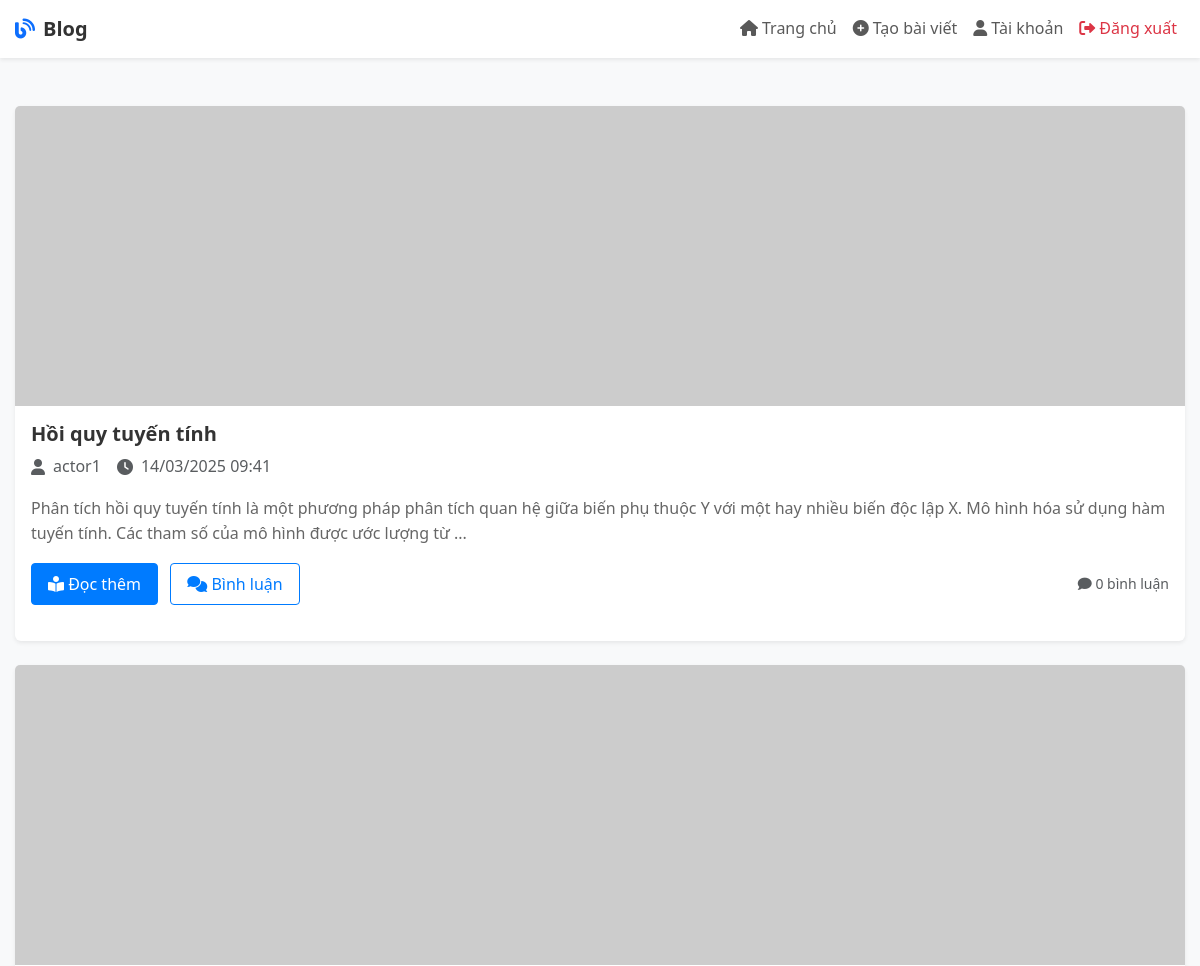
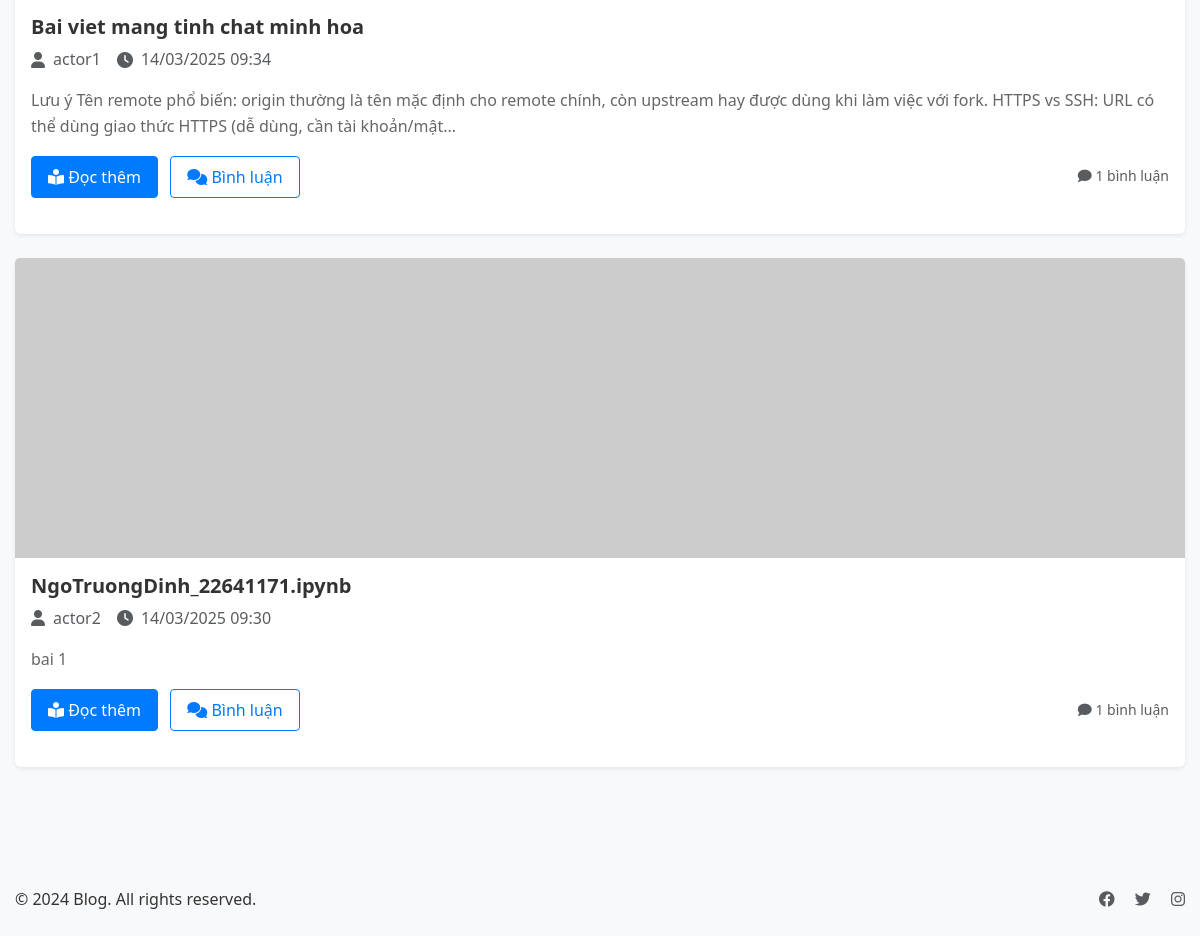
Screenshot of / (signed in) with the database file from the repository (2 pictures, top to bottom).
### app.py (models this page shows, shortened)
class Blog(db.Model):
    id = db.Column(db.Integer, primary_key=True)
    title = db.Column(db.String(200), nullable=False)
    content = db.Column(db.Text, nullable=False)
    image_url = db.Column(db.String(500), nullable=False)
    created_at = db.Column(db.DateTime, nullable=False, default=datetime.utcnow)
    user_id = db.Column(db.Integer, db.ForeignKey('user.id'), nullable=False)
    comments = db.relationship('Comment', backref='blog', lazy=True)

class User(UserMixin, db.Model):
    id = db.Column(db.Integer, primary_key=True)
    username = db.Column(db.String(80), unique=True, nullable=False)
    email = db.Column(db.String(120), unique=True, nullable=False)
    password_hash = db.Column(db.String(128))
    role = db.Column(db.String(20), nullable=False, default='user')  # 'actor' hoặc 'user'
    blogs = db.relationship('Blog', backref='author', lazy=True)
    comments = db.relationship('Comment', backref='author', lazy=True)

### app.py (the view)
@app.route('/')
@login_required
def index():
    blogs = Blog.query.order_by(Blog.created_at.desc()).all()
    return render_template('index.html', blogs=blogs)

### app.py (called while the page is built)
@login_manager.user_loader
def load_user(user_id):
    return User.query.get(int(user_id))

### templates/index.html (shortened to what this page needs)
{% extends "base.html" %}
{% block content %}
<div class="container mt-4">
    {% if current_user.is_authenticated %}
    <div class="row">
        {% for blog in blogs %}
        <div class="col-md-12 mb-4">
            <div class="card shadow-sm h-100">
                <img src="{{ blog.image_url }}" class="card-img-top" alt="{{ blog.title }}" style="height: 300px; object-fit: cover;">
                <div class="card-body">
                    <h5 class="card-title">{{ blog.title }}</h5>
                    <div class="d-flex align-items-center text-muted mb-3">
                        <i class="fas fa-user me-2"></i>
                        <span>{{ blog.author.username }}</span>
                        <i class="fas fa-clock ms-3 me-2"></i>
                        <span>{{ blog.created_at.strftime('%d/%m/%Y %H:%M') }}</span>
                    </div>
                    <p class="card-text">{{ blog.content[:200] }}{% if blog.content|length > 200 %}...{% endif %}</p>
                    <div class="d-flex justify-content-between align-items-center">
                        <div>
                            <a href="{{ url_for('blog_detail', blog_id=blog.id) }}" class="btn btn-primary me-2">
                                <i class="fas fa-book-reader"></i> Đọc thêm
                            </a>
                            <a href="{{ url_for('blog_detail', blog_id=blog.id) }}#comments" class="btn btn-outline-primary">
                                <i class="fas fa-comments"></i> Bình luận
                            </a>
                        </div>
                        <small class="text-muted">
                            <i class="fas fa-comment"></i> {{ blog.comments|length }} bình luận
                        </small>
                    </div>
                </div>
            </div>
        </div>
        {% endfor %}
    </div>
    {% endif %}
</div>
{% endblock %}

### templates/base.html (shortened to what this page needs)
<!DOCTYPE html>
<html lang="vi">
<head>
    <link href="https://cdn.jsdelivr.net/npm/bootstrap@5.3.0/dist/css/bootstrap.min.css" rel="stylesheet">
    <link href="https://cdnjs.cloudflare.com/ajax/libs/font-awesome/6.0.0/css/all.min.css" rel="stylesheet">
    <link href="{{ url_for('static', filename='css/style.css') }}" rel="stylesheet">
</head>
<body>
    <nav class="navbar navbar-expand-lg navbar-light bg-white shadow-sm">
        <div class="container">
            <a class="navbar-brand fw-bold" href="{{ url_for('index') }}">
                <i class="fas fa-blog text-primary me-2"></i>Blog
            </a>
            <div class="collapse navbar-collapse" id="navbarNav">
                <ul class="navbar-nav ms-auto">
                    <li class="nav-item">
                        <a class="nav-link" href="{{ url_for('index') }}">
                            <i class="fas fa-home me-1"></i>Trang chủ
                        </a>
                    </li>
                    {% if current_user.is_authenticated %}
                        <li class="nav-item">
                            <a class="nav-link" href="{{ url_for('new_blog') }}">
                                <i class="fas fa-plus-circle me-1"></i>Tạo bài viết
                            </a>
                        </li>
                        <li class="nav-item">
                            <a class="nav-link" href="{{ url_for('user_profile', user_id=current_user.id) }}">
                                <i class="fas fa-user me-1"></i>Tài khoản
                            </a>
                        </li>
                        <li class="nav-item">
                            <a class="nav-link text-danger" href="{{ url_for('logout') }}">
                                <i class="fas fa-sign-out-alt me-1"></i>Đăng xuất
                            </a>
                        </li>
                    {% endif %}
                </ul>
            </div>
        </div>
    </nav>
    <main class="min-vh-100 py-4">
        {% block content %}{% endblock %}
    </main>
    <footer class="bg-light py-4 mt-5">
        <div class="container">
            <div class="row">
                <div class="col-md-6 text-center text-md-start">
                    <p class="mb-0">&copy; 2024 Blog. All rights reserved.</p>
                </div>
                <div class="col-md-6 text-center text-md-end">
                    <a href="#" class="text-muted me-3"><i class="fab fa-facebook"></i></a>
                    <a href="#" class="text-muted me-3"><i class="fab fa-twitter"></i></a>
                    <a href="#" class="text-muted"><i class="fab fa-instagram"></i></a>
                </div>
            </div>
        </div>
    </footer>
</body>
</html>

### static/css/style.css (style rules this page uses)
body { font-family: 'Segoe UI', Tahoma, Geneva, Verdana, sans-serif; line-height: 1.6; color: #333; background-color: #f8f9fa; }
.container { max-width: 1200px; margin: 0 auto; padding: 0 15px; }
.navbar { background-color: #fff; box-shadow: 0 2px 4px rgba(0,0,0,0.1); }
.navbar-brand { font-weight: bold; color: #333; }
.card { border: none; transition: transform 0.2s, box-shadow 0.2s; margin-bottom: 20px; }
.card-img-top { object-fit: cover; height: 200px; }
.card-title { color: #333; font-weight: 600; }
.card-text { color: #666; }
.btn { padding: 8px 16px; border-radius: 4px; transition: all 0.2s; }
.btn-primary { background-color: #007bff; border-color: #007bff; }
.btn-outline-primary { color: #007bff; border-color: #007bff; }

### rows the page displays
Blog: title "Hồi quy tuyến tính", author.username "actor1", created_at "14/03/2025 09:41", content "Phân tích hồi quy tuyến tính là một phương pháp phân tích quan hệ giữa biến phụ thuộc Y với một hay nhiều biến độc lập X. Mô hình hóa sử dụng hàm tuyến tính. Các tham số của mô hình được ước lượng từ", comments|length "0"
Blog: title "Bai viet mang tinh chat minh hoa", author.username "actor1", created_at "14/03/2025 09:34", content "Lưu ý Tên remote phổ biến: origin thường là tên mặc định cho remote chính, còn upstream hay được dùng khi làm việc với fork. HTTPS vs SSH: URL có thể dùng giao thức HTTPS (dễ dùng, cần tài khoản/mật", comments|length "1"
Blog: title "NgoTruongDinh_22641171.ipynb", author.username "actor2", created_at "14/03/2025 09:30", content "bai 1", comments|length "1"
